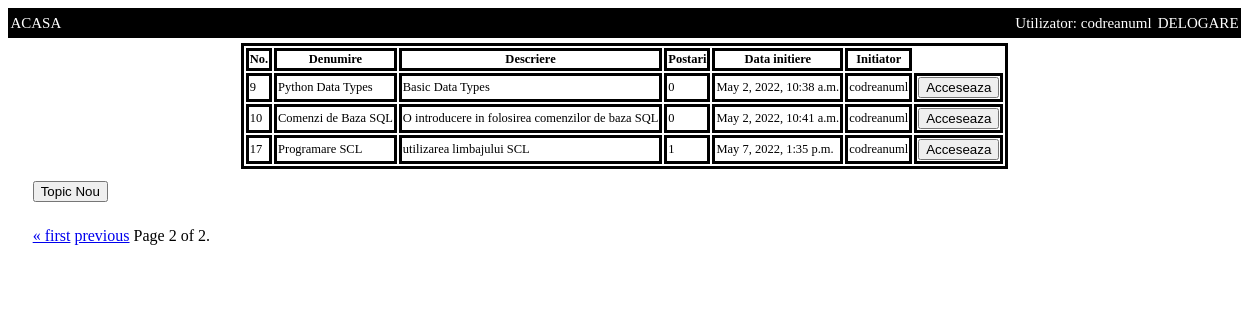
Page /tweet/board/1?page=2 (signed in) on the committed database.
### TWEET/models.py (models this page shows, shortened)
class Topics(models.Model):
	nume=models.CharField(max_length=30)
	descriere=models.CharField(max_length=100)
	board=models.ForeignKey(Board, related_name='topics',on_delete=models.CASCADE,default=None)
	data_initiere=models.DateTimeField()
	utilizator=models.ForeignKey(User,related_name='User_Topic',on_delete=models.CASCADE,default=None)

### TWEET/views.py (the view)
# urls.py: path('board/<int:pk>',TWEET_VIEWS.board,name='board'),
@login_required
def board(request,pk):
	boards_querry=Board.objects.get(pk=pk)
	topic_querry=Topics.objects.filter(board=boards_querry)
	pag_object=Paginator(topic_querry,5)
	page=request.GET.get('page')
	page_obj=pag_object.get_page(page)
	return render(request, 'board.html',{'page_obj':page_obj,'board':boards_querry})

### templates/board.html (shortened to what this page needs)
{% extends 'template.html' %}
{% block content %}
<div class="main_page" >
<table>
	<tr>
		<th>No.
		</th>
		<th>
			Denumire
		</th>
		<th>
			Descriere
		</th>
		<th>
			Postari
		</th>
		<th>
			Data initiere
		</th>
		<th>
			Initiator
		</th>
	</tr>
{% for topic in page_obj %}
	<tr>
		<td>
			{{topic.pk}}
		</td>
		<td>
			{{topic.nume}}
		</td>
		<td>
			{{topic.descriere}}
		</td>
		<td>
			{{topic.posts.all.count}}
		</td>
		<td>
			{{topic.data_initiere}}
		</td>
				<td>
			{{topic.utilizator}}
		</td>
		<td>
			 <form action="{% url 'TWEET:topic' topic.pk  %}" method="get">
                <button type="submit">Acceseaza</button>
             </form>
		</td>
	</tr>
{% endfor %}
</table>
</div>
			<div class="btn_add">
			 <form action="{% url 'TWEET:add_topic' board.pk %}" method="get">
                <button type="submit">Topic Nou</button>
             </form>
         </div>
	<div class="pagination">
    	<span class="step-links">
        {% if page_obj.has_previous %}
            <a href="?page=1">&laquo; first</a>
            <a href="?page={{ page_obj.previous_page_number }}">previous</a>
        {% endif %}
        <span class="current">
            Page {{ page_obj.number }} of {{ page_obj.paginator.num_pages }}.
        </span>
    </span>
</div>
 {% endblock %}

### templates/template.html (shortened to what this page needs)
{% load static %}
<!DOCTYPE html>
<html>
<head>
    <link href="{% static 'css/style.css' %}" rel="stylesheet" type="text/css">
</head>
<body>
<div class="navbar">
    <div class="left">
    <div class="button_1"><a href="{% url 'TWEET:home' %}" color="white" >ACASA </a> </div>
    </div>
    <div class="right">
    {% if user.is_authenticated %}
        <p class="nume">
        Utilizator: {{user.username}}
        </p>
        <div class="button_2"><a href="{% url 'ACCOUNTS:logout' %}" color="white" >DELOGARE</a> </div>
    {% else %}
        <div class="button_2"><a href="{% url 'ACCOUNTS:login' %}" color="white" >LOGARE</a> </div>
        <div class="button_3"><a href="{% url 'ACCOUNTS:signup' %}" color="white" >INREGISTRARE </a> </div>
    {% endif %}
    </div>
</div>
       {% block content %}
       {% endblock %}
</body>
</html>

### static/css/style.css (style rules this page uses)
.navbar { height: 30px; font-size: 10px; background-color: black; display: flex; align-items: center; justify-content: center; }
.navbar .left { width: 50%; display: flex; justify-content: left; align-items: center; }
.navbar .right { width: 50%; display: flex; justify-content: right; align-items: center; }
.navbar .button_1 { height: 90%; color: white; text-align: center; margin-left : 0.4%; }
.navbar .button_2 { height: 90%; color: white; text-align: center; margin-right : 0.4%; }
.nume { height: 90%; color: white; text-align: center; margin-right : 1%; }
@media screen and (min-width: 601px) { .navbar .button_1 { font-size: 15px; } }
@media screen and (min-width: 601px) { .navbar .button_2 { font-size: 15px; } }
@media screen and (min-width: 601px) { .main_page { font-size: 1vw; } }
@media screen and (min-width: 601px) { .nume { font-size: 15px; } }
.main_page { width: 100%; display: flex; justify-content: center; }
.main_page table { margin-top: 5px; border-style: solid; border-color: black; border-size: 0.5px; }
.main_page th { border-style: solid; border-color:black; border-size: 0.5px; }
.main_page td { border-style: solid; border-color: black; border-size: 0.5px; }
.main_page tr { border-style: solid; border-color: black; border-size: 0.5px; }
.navbar a { color :white ; text-decoration: none; }
.pagination { padding: 2%; width: 100%; display: flex; justify-content: left; }
.btn_add { margin-left: 2%; margin-top: 1%; width: 100%; display: flex; justify-content: left; }

### rows in the picture
Topics: pk "9", nume "Python Data Types", descriere "Basic Data Types", posts.all.count "0", data_initiere "May 2, 2022, 10:38 a.m.", utilizator "codreanuml"
Topics: pk "10", nume "Comenzi de Baza SQL", descriere "O introducere in folosirea comenzilor de baza SQL", posts.all.count "0", data_initiere "May 2, 2022, 10:41 a.m.", utilizator "codreanuml"
Topics: pk "17", nume "Programare SCL", descriere "utilizarea limbajului SCL", posts.all.count "1", data_initiere "May 7, 2022, 1:35 p.m.", utilizator "codreanuml"

### other values in the picture
{{ user.username }} "codreanuml"
{{ page_obj.number }} "2"
{{ page_obj.paginator.num_pages }} "2"
